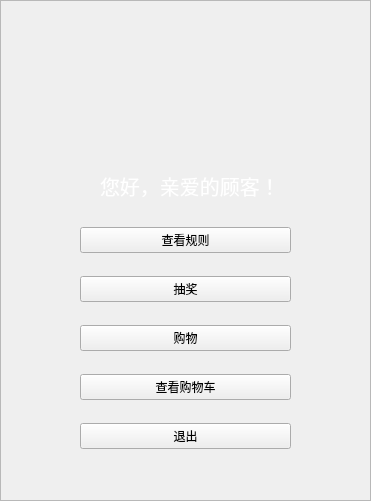
<?xml version="1.0" encoding="UTF-8"?>
<ui version="4.0">
 <class>User</class>
 <widget class="QWidget" name="User">
  <property name="geometry">
   <rect>
    <x>0</x>
    <y>0</y>
    <width>371</width>
    <height>501</height>
   </rect>
  </property>
  <property name="minimumSize">
   <size>
    <width>371</width>
    <height>501</height>
   </size>
  </property>
  <property name="maximumSize">
   <size>
    <width>371</width>
    <height>501</height>
   </size>
  </property>
  <property name="windowTitle">
   <string>欢迎使用抽抽乐！</string>
  </property>
  <property name="windowIcon">
   <iconset resource="res.qrc">
    <normaloff>:/icon.jpg</normaloff>:/icon.jpg</iconset>
  </property>
  <widget class="QWidget" name="widget" native="true">
   <property name="geometry">
    <rect>
     <x>80</x>
     <y>210</y>
     <width>211</width>
     <height>261</height>
    </rect>
   </property>
   <layout class="QVBoxLayout" name="verticalLayout_2">
    <item>
     <widget class="QPushButton" name="rule">
      <property name="text">
       <string>查看规则</string>
      </property>
     </widget>
    </item>
    <item>
     <widget class="QPushButton" name="gamble">
      <property name="text">
       <string>抽奖</string>
      </property>
     </widget>
    </item>
    <item>
     <widget class="QPushButton" name="shop">
      <property name="text">
       <string>购物</string>
      </property>
     </widget>
    </item>
    <item>
     <widget class="QPushButton" name="list">
      <property name="text">
       <string>查看购物车</string>
      </property>
     </widget>
    </item>
    <item>
     <widget class="QPushButton" name="exit">
      <property name="text">
       <string>退出</string>
      </property>
     </widget>
    </item>
   </layout>
  </widget>
  <widget class="QWidget" name="widget_2" native="true">
   <property name="geometry">
    <rect>
     <x>0</x>
     <y>0</y>
     <width>371</width>
     <height>121</height>
    </rect>
   </property>
   <property name="styleSheet">
    <string notr="true"/>
   </property>
   <widget class="QLabel" name="label_2">
    <property name="geometry">
     <rect>
      <x>70</x>
      <y>30</y>
      <width>201</width>
      <height>91</height>
     </rect>
    </property>
    <property name="styleSheet">
     <string notr="true">image: url(:/title.png);</string>
    </property>
    <property name="text">
     <string/>
    </property>
   </widget>
  </widget>
  <widget class="QFrame" name="frame">
   <property name="geometry">
    <rect>
     <x>0</x>
     <y>0</y>
     <width>371</width>
     <height>501</height>
    </rect>
   </property>
   <property name="styleSheet">
    <string notr="true">background-image: url(:/backshu.png);</string>
   </property>
   <property name="frameShape">
    <enum>QFrame::StyledPanel</enum>
   </property>
   <property name="frameShadow">
    <enum>QFrame::Raised</enum>
   </property>
  </widget>
  <widget class="QLabel" name="label_3">
   <property name="geometry">
    <rect>
     <x>100</x>
     <y>160</y>
     <width>211</width>
     <height>51</height>
    </rect>
   </property>
   <property name="styleSheet">
    <string notr="true">font-size:20px;
color:white;</string>
   </property>
   <property name="text">
    <string>您好，亲爱的顾客！</string>
   </property>
  </widget>
  <zorder>frame</zorder>
  <zorder>widget</zorder>
  <zorder>widget_2</zorder>
  <zorder>label_3</zorder>
 </widget>
 <resources>
  <include location="res.qrc"/>
 </resources>
 <connections/>
</ui>
